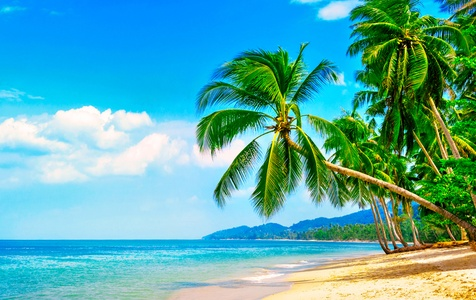
#> input picture 14_Smooting_filters/images/beach.jpg, 476 x 300 px, shrunk from 1000 x 629 before the run
$ jupyter execute smoothing.ipynb
#> lines starting #> are read from the running program, lines starting #| are printed output that depends on the picture
[cell 1]
import cv2
import numpy

[cell 2]
img = cv2.imread('./images/beach.jpg')
#> img is the input picture: shape (300, 476, 3); mean B, G, R 170.7, 171.4, 88.8

cv2.imshow('image', img)
cv2.waitKey(0)
cv2.destroyAllWindows()

Averaging

[cell 3]
blur_avg3 = cv2.blur(img, (3,3))
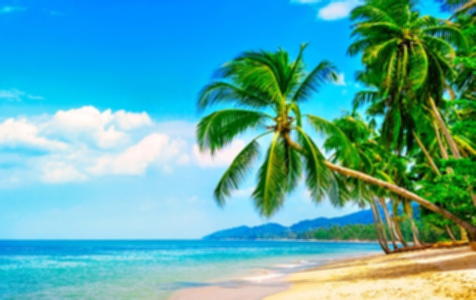
#> blur_avg3: shape (300, 476, 3); mean B, G, R 170.7, 171.4, 88.8
blur_avg5 = cv2.blur(img, (5,5))
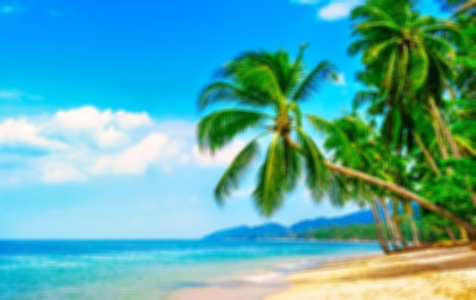
#> blur_avg5: shape (300, 476, 3); mean B, G, R 170.7, 171.4, 88.8
blur_avg6 = cv2.blur(img, (6,6))
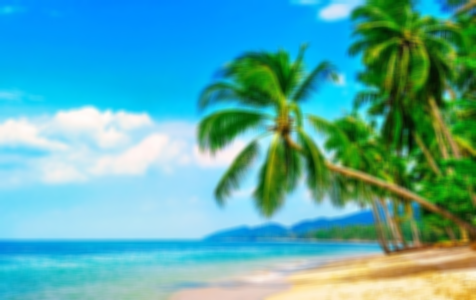
#> blur_avg6: shape (300, 476, 3); mean B, G, R 171, 171.4, 88.5
blur_avg7 = cv2.blur(img, (7,7))
blur_avg9 = cv2.blur(img, (9,9))
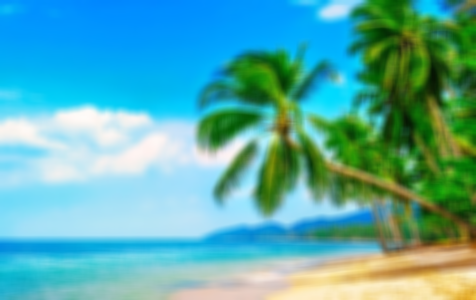
#> blur_avg9: shape (300, 476, 3); mean B, G, R 170.7, 171.4, 88.8

[cell 4]
cv2.imshow('blur_avg3', blur_avg3)
cv2.imshow('blur_avg5', blur_avg5)
cv2.imshow('blur_avg6', blur_avg6)
cv2.imshow('blur_avg7', blur_avg7)
cv2.imshow('blur_avg9', blur_avg9)
cv2.imshow('image', img)

cv2.waitKey(0)
cv2.destroyAllWindows()

Guassion Blug

[cell 5]
mb = cv2.imread('./images/city.jpg')
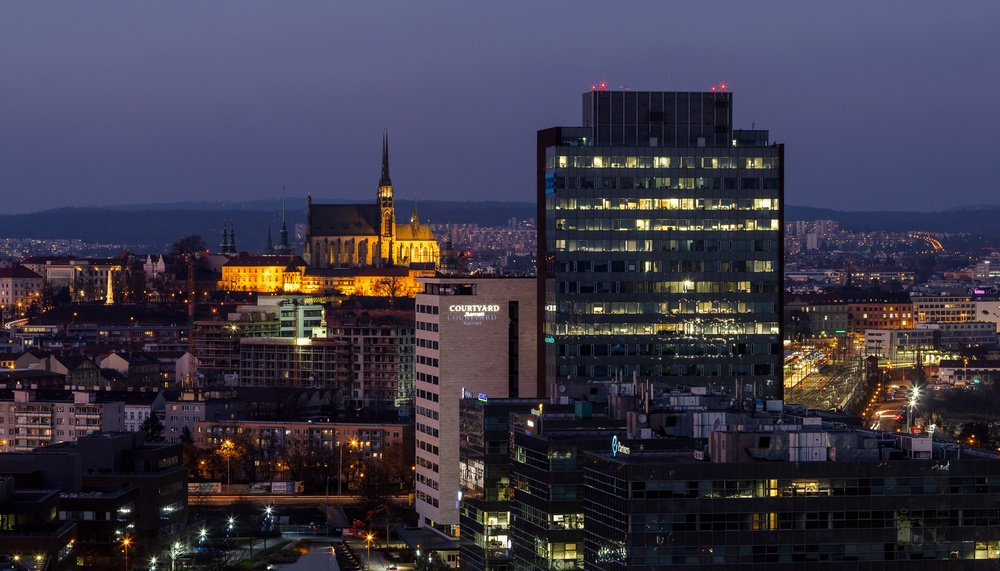
#> input picture 14_Smooting_filters/images/city.jpg, 1000 x 571 px, shrunk from 2100 x 1200 before the run
#> mb is the input picture: shape (571, 1000, 3); mean B, G, R 72.1, 56.8, 60.7

cv2.imshow('image', mb)
cv2.waitKey(0)
cv2.destroyAllWindows()

[cell 6]
blur = cv2.medianBlur(mb, 3)

cv2.imshow('blur', blur)
cv2.imshow('image', mb)

cv2.waitKey(0)
cv2.destroyAllWindows()
